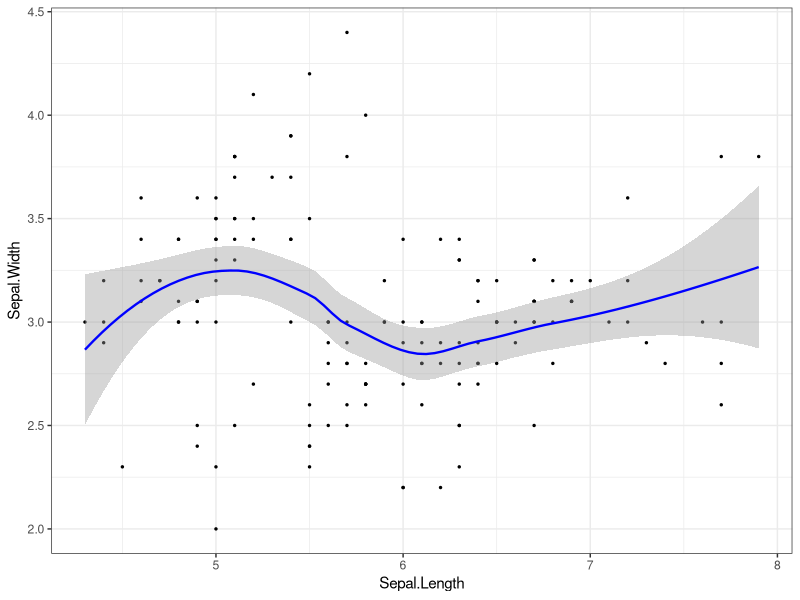

The R source for this figure:
###########################################################
## reference: https://github.com/ggobi/ggally/issues/139 ##
###########################################################
library(ggplot2)
library(RColorBrewer)

my_custom_cor <- function(data, mapping, color = I("grey50"), sizeRange = c(1, 5), ...) {
  
  # get the x and y data to use the other code
  x <- GGally::eval_data_col(data, mapping$x)
  y <- GGally::eval_data_col(data, mapping$y)
  
  ct <- cor.test(x,y)
  sig <- symnum(
    ct$p.value, corr = FALSE, na = FALSE,
    cutpoints = c(0, 0.001, 0.01, 0.05, 0.1, 1),
    symbols = c("***", "**", "*", ".", " ")
  )
  
  r <- unname(ct$estimate)
  rt <- format(r, digits=2)[1]
  
  # since we can't print it to get the strsize, just use the max size range
  cex <- max(sizeRange)
  
  # helper function to calculate a useable size
  percent_of_range <- function(percent, range) {
    percent * diff(range) + min(range, na.rm = TRUE)
  }
  
  # plot the cor value
  ggally_text(
    label = as.character(rt), 
    mapping = aes(),
    xP = 0.5, yP = 0.5, 
    size = I(percent_of_range(cex * abs(r), sizeRange)),
    color = color,
    ...
  ) + 
    # add the sig stars
    geom_text(
      aes_string(
        x = 0.8,
        y = 0.8
      ),
      label = sig, 
      size = I(cex),
      color = color,
      ...
    ) + 
    # remove all the background stuff and wrap it with a dashed line
    theme_classic() + 
    theme(
      panel.background = element_rect(
        color = color, 
        linetype = "longdash"
      ), 
      axis.line = element_blank(), 
      axis.ticks = element_blank(), 
      axis.text.y = element_blank(), 
      axis.text.x = element_blank()
    )
}

my_custom_cor_color <- function(data, mapping, color = I("black"), sizeRange = c(1, 5), ...) {
  
  # get the x and y data to use the other code
  x <- GGally::eval_data_col(data, mapping$x)
  y <- GGally::eval_data_col(data, mapping$y)
  
  ct <- cor.test(x,y)
  sig <- symnum(
    ct$p.value, corr = FALSE, na = FALSE,
    cutpoints = c(0, 0.001, 0.01, 0.05, 0.1, 1),
    symbols = c("***", "**", "*", ".", " ")
  )
  
  r <- unname(ct$estimate)
  rt <- format(r, digits=2)[1]
  tt <- as.character(rt)
  
  
  # plot the cor value
  p <- ggally_text(
    label = tt, 
    mapping = aes(),
    xP = 0.5, yP = 0.5, 
    size = 6,
    color=color,
    ...
  ) +
  # add the sig stars
  geom_text(
    aes_string(
      x = 0.8,
      y = 0.8
    ),
    label = sig, 
    color = color,
    ...
  ) + 
  theme(
    panel.background=element_rect(fill="white", color = "black", linetype = "dashed"),
    #panel.background = element_rect(color = "black", linetype = "dashed"),
    panel.grid.minor=element_blank(),
    panel.grid.major=element_blank()
  ) 
  
  corColors <- RColorBrewer::brewer.pal(n = 7, name = "RdYlGn")[2:6]
  
  if (r <= -0.8) {
    corCol <- corColors[1]
  } else if (r <= -0.6) {
    corCol <- corColors[2]
  } else if (r < 0.6) {
    corCol <- corColors[3]
  } else if (r < 0.8) {
    corCol <- corColors[4]
  } else {
    corCol <- corColors[5]
  }
  p <- p + theme(
    panel.background = element_rect(fill= corCol)
  )
  
  p
}

my_custom_smooth <- function(data, mapping, ...) {
  ggplot(data = data, mapping = mapping) +
    geom_point(size = 0.5) + 
    geom_smooth(method = "loess", color = I("blue"), size = 0.8, ...) +
    theme_bw()
}

my_custom_smooth(iris, aes(Sepal.Length, Sepal.Width))
# my_custom_cor(iris, aes(Sepal.Length, Sepal.Width))
# my_custom_cor_color(iris, aes(Sepal.Length, Sepal.Width))


##
library(gridExtra)

scatter_and_histogram_plot <- function(.data, .x, .y, .group){
  g <- ggplot(.data, aes_string(.x, .y, color = .group)) +
    geom_point() +
    theme_bw() +
    theme(legend.justification=c(0,1), legend.position=c(0,1),
          legend.text = element_text(size = 20),
          legend.title = element_blank())
  
  theme0 <- function(...) theme( legend.position = "none",
                                 panel.background = element_blank(),
                                 panel.grid.major = element_blank(),
                                 panel.grid.minor = element_blank(),
                                 panel.margin = unit(0,"null"),
                                 axis.ticks = element_blank(),
                                 axis.text.x = element_blank(),
                                 axis.text.y = element_blank(),
                                 axis.title.x = element_blank(),
                                 axis.title.y = element_blank(),
                                 axis.ticks.length = unit(0,"null"),
                                 axis.ticks.margin = unit(0,"null"),
                                 panel.border=element_rect(color=NA),...)
  
  g_up <- ggplot(.data, aes_string(.x, colour = .group, fill = .group)) + 
    geom_histogram(alpha=0.5) + 
    scale_x_continuous(breaks=NULL,expand=c(0.02,0)) +
    scale_y_continuous(breaks=NULL,expand=c(0.02,0)) +
    theme_bw() +
    theme0(plot.margin = unit(c(1,0,0,2.2),"lines")) 
  
  g_right <- ggplot(.data, aes_string(.y, colour = .group, fill = .group)) + 
    geom_histogram(alpha=0.5) + 
    coord_flip()  + 
    scale_x_continuous(labels = NULL,breaks=NULL,expand=c(0.02,0)) +
    scale_y_continuous(labels = NULL,breaks=NULL,expand=c(0.02,0)) +
    theme_bw() +
    theme0(plot.margin = unit(c(0,1,1.2,0),"lines"))
  
  grid.arrange(arrangeGrob(g_up, ncol = 2, widths = c(4,1)),
               arrangeGrob(g, g_right, ncol = 2, widths = c(4,1)),
               heights = c(1,4))
}

print_summary <- function(data){
  .s <- summary(data) %>% t() %>% t() %>% round(digits = 3)
  rownames(.s) <- c("Min.", "Qu_1", "Med.", "Mean", "Qu_3", "Max.")
  write.table(format(.s, justify = "right"), 
              quote =FALSE, col.names = FALSE, sep = "\t")
}

